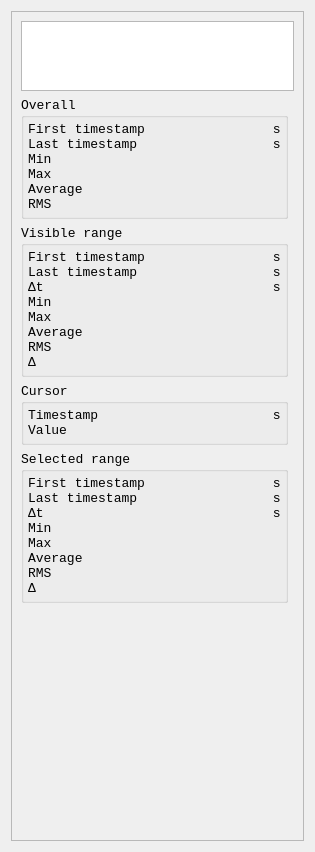
<?xml version="1.0" encoding="UTF-8"?>
<ui version="4.0">
 <class>ChannelStats</class>
 <widget class="QWidget" name="ChannelStats">
  <property name="geometry">
   <rect>
    <x>0</x>
    <y>0</y>
    <width>315</width>
    <height>852</height>
   </rect>
  </property>
  <property name="font">
   <font>
    <family>Consolas</family>
    <pointsize>10</pointsize>
   </font>
  </property>
  <property name="windowTitle">
   <string>Form</string>
  </property>
  <layout class="QGridLayout" name="gridLayout_7">
   <item row="0" column="0">
    <widget class="QScrollArea" name="scrollArea">
     <property name="horizontalScrollBarPolicy">
      <enum>Qt::ScrollBarAlwaysOff</enum>
     </property>
     <property name="widgetResizable">
      <bool>true</bool>
     </property>
     <widget class="QWidget" name="scrollAreaWidgetContents">
      <property name="geometry">
       <rect>
        <x>0</x>
        <y>0</y>
        <width>295</width>
        <height>832</height>
       </rect>
      </property>
      <layout class="QVBoxLayout" name="verticalLayout">
       <item>
        <layout class="QGridLayout" name="gridLayout" rowstretch="1,0,0,0,0" columnstretch="0,0">
         <item row="1" column="0">
          <widget class="QGroupBox" name="overall_group">
           <property name="title">
            <string>Overall</string>
           </property>
           <layout class="QGridLayout" name="gridLayout_2" columnstretch="0,1,0">
            <property name="leftMargin">
             <number>4</number>
            </property>
            <property name="topMargin">
             <number>4</number>
            </property>
            <property name="rightMargin">
             <number>4</number>
            </property>
            <property name="bottomMargin">
             <number>4</number>
            </property>
            <property name="spacing">
             <number>0</number>
            </property>
            <item row="5" column="0">
             <widget class="QLabel" name="label_32">
              <property name="text">
               <string>Average</string>
              </property>
             </widget>
            </item>
            <item row="5" column="2">
             <widget class="QLabel" name="unit14">
              <property name="text">
               <string/>
              </property>
             </widget>
            </item>
            <item row="6" column="2">
             <widget class="QLabel" name="unit15">
              <property name="text">
               <string/>
              </property>
             </widget>
            </item>
            <item row="6" column="1">
             <widget class="QLabel" name="overall_rms">
              <property name="text">
               <string/>
              </property>
              <property name="alignment">
               <set>Qt::AlignRight|Qt::AlignTrailing|Qt::AlignVCenter</set>
              </property>
             </widget>
            </item>
            <item row="3" column="1">
             <widget class="QLabel" name="overall_min">
              <property name="sizePolicy">
               <sizepolicy hsizetype="Preferred" vsizetype="Preferred">
                <horstretch>0</horstretch>
                <verstretch>0</verstretch>
               </sizepolicy>
              </property>
              <property name="text">
               <string/>
              </property>
              <property name="alignment">
               <set>Qt::AlignRight|Qt::AlignTrailing|Qt::AlignVCenter</set>
              </property>
             </widget>
            </item>
            <item row="0" column="0">
             <widget class="QLabel" name="label_3">
              <property name="text">
               <string>First timestamp</string>
              </property>
             </widget>
            </item>
            <item row="0" column="2">
             <widget class="QLabel" name="label_27">
              <property name="text">
               <string> s</string>
              </property>
             </widget>
            </item>
            <item row="1" column="0">
             <widget class="QLabel" name="label_4">
              <property name="text">
               <string>Last timestamp</string>
              </property>
             </widget>
            </item>
            <item row="1" column="2">
             <widget class="QLabel" name="label_28">
              <property name="text">
               <string> s</string>
              </property>
             </widget>
            </item>
            <item row="4" column="2">
             <widget class="QLabel" name="unit9">
              <property name="text">
               <string/>
              </property>
             </widget>
            </item>
            <item row="4" column="1">
             <widget class="QLabel" name="overall_max">
              <property name="text">
               <string/>
              </property>
              <property name="alignment">
               <set>Qt::AlignRight|Qt::AlignTrailing|Qt::AlignVCenter</set>
              </property>
             </widget>
            </item>
            <item row="0" column="1">
             <widget class="QLabel" name="overall_start">
              <property name="text">
               <string/>
              </property>
              <property name="alignment">
               <set>Qt::AlignRight|Qt::AlignTrailing|Qt::AlignVCenter</set>
              </property>
             </widget>
            </item>
            <item row="4" column="0">
             <widget class="QLabel" name="label_6">
              <property name="text">
               <string>Max</string>
              </property>
             </widget>
            </item>
            <item row="6" column="0">
             <widget class="QLabel" name="label_33">
              <property name="text">
               <string>RMS</string>
              </property>
             </widget>
            </item>
            <item row="5" column="1">
             <widget class="QLabel" name="overall_average">
              <property name="text">
               <string/>
              </property>
              <property name="alignment">
               <set>Qt::AlignRight|Qt::AlignTrailing|Qt::AlignVCenter</set>
              </property>
             </widget>
            </item>
            <item row="1" column="1">
             <widget class="QLabel" name="overall_stop">
              <property name="text">
               <string/>
              </property>
              <property name="alignment">
               <set>Qt::AlignRight|Qt::AlignTrailing|Qt::AlignVCenter</set>
              </property>
             </widget>
            </item>
            <item row="3" column="2">
             <widget class="QLabel" name="unit8">
              <property name="text">
               <string/>
              </property>
             </widget>
            </item>
            <item row="3" column="0">
             <widget class="QLabel" name="label_5">
              <property name="text">
               <string>Min</string>
              </property>
             </widget>
            </item>
           </layout>
          </widget>
         </item>
         <item row="0" column="0" colspan="2">
          <widget class="QTextEdit" name="name">
           <property name="sizePolicy">
            <sizepolicy hsizetype="Expanding" vsizetype="Fixed">
             <horstretch>0</horstretch>
             <verstretch>1</verstretch>
            </sizepolicy>
           </property>
           <property name="verticalScrollBarPolicy">
            <enum>Qt::ScrollBarAsNeeded</enum>
           </property>
           <property name="horizontalScrollBarPolicy">
            <enum>Qt::ScrollBarAlwaysOff</enum>
           </property>
           <property name="sizeAdjustPolicy">
            <enum>QAbstractScrollArea::AdjustToContents</enum>
           </property>
           <property name="readOnly">
            <bool>true</bool>
           </property>
           <property name="html">
            <string>&lt;!DOCTYPE HTML PUBLIC &quot;-//W3C//DTD HTML 4.0//EN&quot; &quot;http://www.w3.org/TR/REC-html40/strict.dtd&quot;&gt;
&lt;html&gt;&lt;head&gt;&lt;meta name=&quot;qrichtext&quot; content=&quot;1&quot; /&gt;&lt;style type=&quot;text/css&quot;&gt;
p, li { white-space: pre-wrap; }
&lt;/style&gt;&lt;/head&gt;&lt;body style=&quot; font-family:'Consolas'; font-size:10pt; font-weight:400; font-style:normal;&quot;&gt;
&lt;p style=&quot;-qt-paragraph-type:empty; margin-top:12px; margin-bottom:12px; margin-left:0px; margin-right:0px; -qt-block-indent:0; text-indent:0px;&quot;&gt;&lt;br /&gt;&lt;/p&gt;&lt;/body&gt;&lt;/html&gt;</string>
           </property>
          </widget>
         </item>
         <item row="3" column="0">
          <widget class="QGroupBox" name="cursor_group">
           <property name="title">
            <string>Cursor</string>
           </property>
           <property name="flat">
            <bool>false</bool>
           </property>
           <property name="checkable">
            <bool>false</bool>
           </property>
           <layout class="QGridLayout" name="gridLayout_4" columnstretch="0,1,0">
            <property name="leftMargin">
             <number>4</number>
            </property>
            <property name="topMargin">
             <number>4</number>
            </property>
            <property name="rightMargin">
             <number>4</number>
            </property>
            <property name="bottomMargin">
             <number>4</number>
            </property>
            <property name="spacing">
             <number>0</number>
            </property>
            <item row="0" column="1">
             <widget class="QLabel" name="cursor_t">
              <property name="text">
               <string/>
              </property>
              <property name="alignment">
               <set>Qt::AlignRight|Qt::AlignTrailing|Qt::AlignVCenter</set>
              </property>
             </widget>
            </item>
            <item row="0" column="0">
             <widget class="QLabel" name="label_12">
              <property name="text">
               <string>Timestamp      </string>
              </property>
             </widget>
            </item>
            <item row="1" column="1">
             <widget class="QLabel" name="cursor_value">
              <property name="text">
               <string/>
              </property>
              <property name="alignment">
               <set>Qt::AlignRight|Qt::AlignTrailing|Qt::AlignVCenter</set>
              </property>
             </widget>
            </item>
            <item row="1" column="0">
             <widget class="QLabel" name="label_11">
              <property name="text">
               <string>Value</string>
              </property>
             </widget>
            </item>
            <item row="0" column="2">
             <widget class="QLabel" name="label_2">
              <property name="text">
               <string> s</string>
              </property>
             </widget>
            </item>
            <item row="1" column="2">
             <widget class="QLabel" name="unit1">
              <property name="text">
               <string/>
              </property>
             </widget>
            </item>
           </layout>
          </widget>
         </item>
         <item row="2" column="0">
          <widget class="QGroupBox" name="visible_group">
           <property name="title">
            <string>Visible range</string>
           </property>
           <layout class="QGridLayout" name="gridLayout_3" columnstretch="0,1,0">
            <property name="leftMargin">
             <number>4</number>
            </property>
            <property name="topMargin">
             <number>4</number>
            </property>
            <property name="rightMargin">
             <number>4</number>
            </property>
            <property name="bottomMargin">
             <number>4</number>
            </property>
            <property name="spacing">
             <number>0</number>
            </property>
            <item row="1" column="2">
             <widget class="QLabel" name="label_25">
              <property name="text">
               <string> s</string>
              </property>
             </widget>
            </item>
            <item row="2" column="2">
             <widget class="QLabel" name="label_26">
              <property name="text">
               <string> s</string>
              </property>
             </widget>
            </item>
            <item row="3" column="2">
             <widget class="QLabel" name="unit5">
              <property name="text">
               <string/>
              </property>
             </widget>
            </item>
            <item row="4" column="2">
             <widget class="QLabel" name="unit6">
              <property name="text">
               <string/>
              </property>
             </widget>
            </item>
            <item row="0" column="2">
             <widget class="QLabel" name="label_24">
              <property name="text">
               <string> s</string>
              </property>
             </widget>
            </item>
            <item row="0" column="1">
             <widget class="QLabel" name="visible_start">
              <property name="text">
               <string/>
              </property>
              <property name="alignment">
               <set>Qt::AlignRight|Qt::AlignTrailing|Qt::AlignVCenter</set>
              </property>
             </widget>
            </item>
            <item row="1" column="1">
             <widget class="QLabel" name="visible_stop">
              <property name="text">
               <string/>
              </property>
              <property name="alignment">
               <set>Qt::AlignRight|Qt::AlignTrailing|Qt::AlignVCenter</set>
              </property>
             </widget>
            </item>
            <item row="4" column="0">
             <widget class="QLabel" name="label_10">
              <property name="text">
               <string>Max</string>
              </property>
             </widget>
            </item>
            <item row="2" column="1">
             <widget class="QLabel" name="visible_delta_t">
              <property name="text">
               <string/>
              </property>
              <property name="alignment">
               <set>Qt::AlignRight|Qt::AlignTrailing|Qt::AlignVCenter</set>
              </property>
             </widget>
            </item>
            <item row="4" column="1">
             <widget class="QLabel" name="visible_max">
              <property name="text">
               <string/>
              </property>
              <property name="alignment">
               <set>Qt::AlignRight|Qt::AlignTrailing|Qt::AlignVCenter</set>
              </property>
             </widget>
            </item>
            <item row="3" column="0">
             <widget class="QLabel" name="label_9">
              <property name="text">
               <string>Min</string>
              </property>
             </widget>
            </item>
            <item row="0" column="0">
             <widget class="QLabel" name="label_7">
              <property name="text">
               <string>First timestamp</string>
              </property>
             </widget>
            </item>
            <item row="7" column="2">
             <widget class="QLabel" name="unit7">
              <property name="text">
               <string/>
              </property>
             </widget>
            </item>
            <item row="7" column="0">
             <widget class="QLabel" name="label_19">
              <property name="text">
               <string>Δ</string>
              </property>
             </widget>
            </item>
            <item row="2" column="0">
             <widget class="QLabel" name="label_16">
              <property name="text">
               <string>Δt</string>
              </property>
             </widget>
            </item>
            <item row="1" column="0">
             <widget class="QLabel" name="label_8">
              <property name="text">
               <string>Last timestamp</string>
              </property>
             </widget>
            </item>
            <item row="7" column="1">
             <widget class="QLabel" name="visible_delta">
              <property name="text">
               <string/>
              </property>
              <property name="alignment">
               <set>Qt::AlignRight|Qt::AlignTrailing|Qt::AlignVCenter</set>
              </property>
             </widget>
            </item>
            <item row="3" column="1">
             <widget class="QLabel" name="visible_min">
              <property name="text">
               <string/>
              </property>
              <property name="alignment">
               <set>Qt::AlignRight|Qt::AlignTrailing|Qt::AlignVCenter</set>
              </property>
             </widget>
            </item>
            <item row="5" column="0">
             <widget class="QLabel" name="label_30">
              <property name="text">
               <string>Average</string>
              </property>
             </widget>
            </item>
            <item row="6" column="0">
             <widget class="QLabel" name="label_31">
              <property name="text">
               <string>RMS</string>
              </property>
             </widget>
            </item>
            <item row="5" column="1">
             <widget class="QLabel" name="visible_average">
              <property name="text">
               <string/>
              </property>
              <property name="alignment">
               <set>Qt::AlignRight|Qt::AlignTrailing|Qt::AlignVCenter</set>
              </property>
             </widget>
            </item>
            <item row="6" column="1">
             <widget class="QLabel" name="visible_rms">
              <property name="text">
               <string/>
              </property>
              <property name="alignment">
               <set>Qt::AlignRight|Qt::AlignTrailing|Qt::AlignVCenter</set>
              </property>
             </widget>
            </item>
            <item row="5" column="2">
             <widget class="QLabel" name="unit12">
              <property name="text">
               <string/>
              </property>
             </widget>
            </item>
            <item row="6" column="2">
             <widget class="QLabel" name="unit13">
              <property name="text">
               <string/>
              </property>
             </widget>
            </item>
           </layout>
          </widget>
         </item>
         <item row="4" column="0">
          <widget class="QGroupBox" name="range_group">
           <property name="title">
            <string>Selected range</string>
           </property>
           <layout class="QGridLayout" name="gridLayout_6" columnstretch="0,1,0">
            <property name="leftMargin">
             <number>4</number>
            </property>
            <property name="topMargin">
             <number>4</number>
            </property>
            <property name="rightMargin">
             <number>4</number>
            </property>
            <property name="bottomMargin">
             <number>4</number>
            </property>
            <property name="spacing">
             <number>0</number>
            </property>
            <item row="1" column="2">
             <widget class="QLabel" name="label">
              <property name="text">
               <string> s</string>
              </property>
             </widget>
            </item>
            <item row="2" column="2">
             <widget class="QLabel" name="label_13">
              <property name="text">
               <string> s</string>
              </property>
             </widget>
            </item>
            <item row="3" column="2">
             <widget class="QLabel" name="unit2">
              <property name="text">
               <string/>
              </property>
             </widget>
            </item>
            <item row="4" column="2">
             <widget class="QLabel" name="unit3">
              <property name="text">
               <string/>
              </property>
             </widget>
            </item>
            <item row="0" column="2">
             <widget class="QLabel" name="label_14">
              <property name="text">
               <string> s</string>
              </property>
             </widget>
            </item>
            <item row="0" column="1">
             <widget class="QLabel" name="selected_start">
              <property name="text">
               <string/>
              </property>
              <property name="alignment">
               <set>Qt::AlignRight|Qt::AlignTrailing|Qt::AlignVCenter</set>
              </property>
             </widget>
            </item>
            <item row="1" column="1">
             <widget class="QLabel" name="selected_stop">
              <property name="text">
               <string/>
              </property>
              <property name="alignment">
               <set>Qt::AlignRight|Qt::AlignTrailing|Qt::AlignVCenter</set>
              </property>
             </widget>
            </item>
            <item row="4" column="0">
             <widget class="QLabel" name="label_15">
              <property name="text">
               <string>Max</string>
              </property>
             </widget>
            </item>
            <item row="2" column="1">
             <widget class="QLabel" name="selected_delta_t">
              <property name="text">
               <string/>
              </property>
              <property name="alignment">
               <set>Qt::AlignRight|Qt::AlignTrailing|Qt::AlignVCenter</set>
              </property>
             </widget>
            </item>
            <item row="4" column="1">
             <widget class="QLabel" name="selected_max">
              <property name="text">
               <string/>
              </property>
              <property name="alignment">
               <set>Qt::AlignRight|Qt::AlignTrailing|Qt::AlignVCenter</set>
              </property>
             </widget>
            </item>
            <item row="3" column="0">
             <widget class="QLabel" name="label_17">
              <property name="text">
               <string>Min</string>
              </property>
             </widget>
            </item>
            <item row="0" column="0">
             <widget class="QLabel" name="label_18">
              <property name="text">
               <string>First timestamp</string>
              </property>
             </widget>
            </item>
            <item row="7" column="2">
             <widget class="QLabel" name="unit4">
              <property name="text">
               <string/>
              </property>
             </widget>
            </item>
            <item row="7" column="0">
             <widget class="QLabel" name="label_20">
              <property name="text">
               <string>Δ</string>
              </property>
             </widget>
            </item>
            <item row="2" column="0">
             <widget class="QLabel" name="label_21">
              <property name="text">
               <string>Δt</string>
              </property>
             </widget>
            </item>
            <item row="1" column="0">
             <widget class="QLabel" name="label_22">
              <property name="text">
               <string>Last timestamp</string>
              </property>
             </widget>
            </item>
            <item row="7" column="1">
             <widget class="QLabel" name="selected_delta">
              <property name="text">
               <string/>
              </property>
              <property name="alignment">
               <set>Qt::AlignRight|Qt::AlignTrailing|Qt::AlignVCenter</set>
              </property>
             </widget>
            </item>
            <item row="3" column="1">
             <widget class="QLabel" name="selected_min">
              <property name="text">
               <string/>
              </property>
              <property name="alignment">
               <set>Qt::AlignRight|Qt::AlignTrailing|Qt::AlignVCenter</set>
              </property>
             </widget>
            </item>
            <item row="5" column="0">
             <widget class="QLabel" name="label_23">
              <property name="text">
               <string>Average</string>
              </property>
             </widget>
            </item>
            <item row="6" column="0">
             <widget class="QLabel" name="label_29">
              <property name="text">
               <string>RMS</string>
              </property>
             </widget>
            </item>
            <item row="5" column="1">
             <widget class="QLabel" name="selected_average">
              <property name="text">
               <string/>
              </property>
              <property name="alignment">
               <set>Qt::AlignRight|Qt::AlignTrailing|Qt::AlignVCenter</set>
              </property>
             </widget>
            </item>
            <item row="6" column="1">
             <widget class="QLabel" name="selected_rms">
              <property name="text">
               <string/>
              </property>
              <property name="alignment">
               <set>Qt::AlignRight|Qt::AlignTrailing|Qt::AlignVCenter</set>
              </property>
             </widget>
            </item>
            <item row="5" column="2">
             <widget class="QLabel" name="unit10">
              <property name="text">
               <string/>
              </property>
             </widget>
            </item>
            <item row="6" column="2">
             <widget class="QLabel" name="unit11">
              <property name="text">
               <string/>
              </property>
             </widget>
            </item>
           </layout>
          </widget>
         </item>
        </layout>
       </item>
       <item>
        <spacer name="verticalSpacer">
         <property name="orientation">
          <enum>Qt::Vertical</enum>
         </property>
         <property name="sizeHint" stdset="0">
          <size>
           <width>20</width>
           <height>40</height>
          </size>
         </property>
        </spacer>
       </item>
      </layout>
     </widget>
    </widget>
   </item>
  </layout>
 </widget>
 <resources/>
 <connections/>
</ui>
